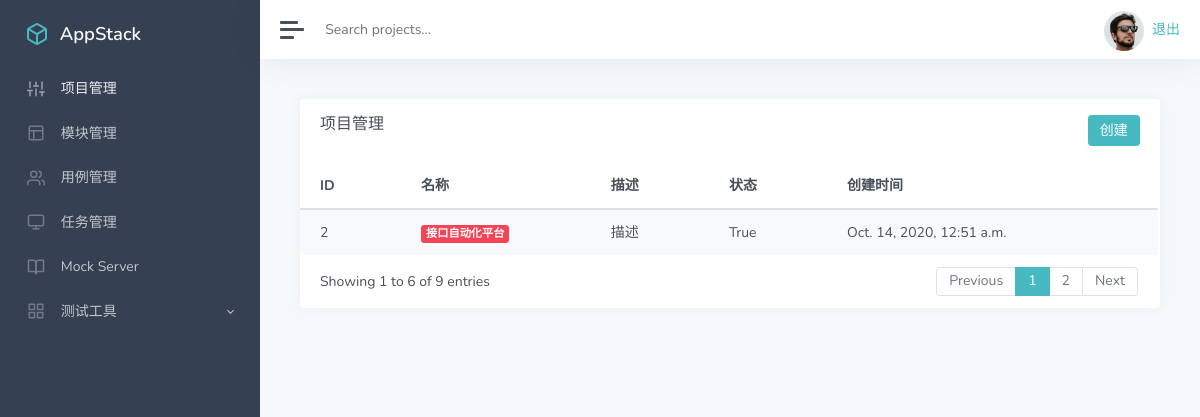
Page /manage/ (signed in) on the earlier database version.
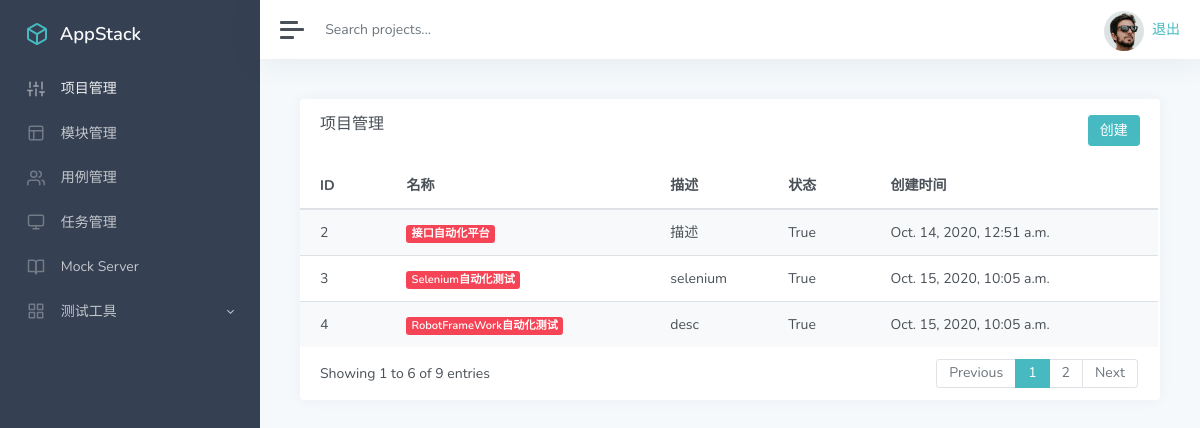
Same page on the later database version.
### app_manage/models.py (models this page shows)
class Project(models.Model):
    name = models.CharField('名称',max_length=100,blank=False,default='')
    describe = models.TextField('描述',default='')
    status = models.BooleanField('状态',default=True)
    update_time = models.DateTimeField('更新时间',auto_now=True)
    create_time = models.DateTimeField('创建时间',auto_now_add=True)

### app_manage/views.py (the view)
# urls.py: path('',views.manage),  # 跳转至app_manage\views.py文件manage函数
@login_required
def manage(request):
    project_list = Project.objects.all()
    return render(request,'manager.html',{'projects':project_list})

### templates/manager.html (shortened to what this page needs)
<!DOCTYPE html>
<html lang="en">
<head>
    {% load static %}
    <link href='{% static "/css/classic.css" %}' rel='stylesheet' type='text/css'/>
</head>
<body>
<div class="wrapper">
    <nav id="sidebar" class="sidebar">
        <div class="sidebar-content ">
            <a class="sidebar-brand" href="index.html">
                <span class="align-middle">AppStack</span>
            </a>
            <ul class="sidebar-nav">
                <li class="sidebar-item active">
                    <a href="/project/" class="sidebar-link" aria-expanded="true">
                        <span class="align-middle">项目管理</span>
                    </a>
                </li>
                <li class="sidebar-item">
                    <a href="/module/" class="sidebar-link collapsed">
                        <span class="align-middle">模块管理</span>
                    </a>
                </li>
                <li class="sidebar-item">
                    <a href="#auth" class="sidebar-link collapsed">
                        <span class="align-middle">用例管理</span>
                    </a>
                </li>
                <li class="sidebar-item">
                    <a href="#layouts" class="sidebar-link collapsed">
                        <span class="align-middle">任务管理</span>
                    </a>
                </li>
                <li class="sidebar-item">
                    <a href="#documentation" class="sidebar-link collapsed">
                        <span class="align-middle">Mock Server</span>
                    </a>
                </li>
                <li class="sidebar-item">
                    <a href="#ui" data-toggle="collapse" class="sidebar-link collapsed">
                        <span class="align-middle">测试工具</span>
                    </a>
                </li>
            </ul>
        </div>
    </nav>
    <div class="main">
        <nav class="navbar navbar-expand navbar-light bg-white">
            <a class="sidebar-toggle d-flex mr-2">
                <i class="hamburger align-self-center"></i>
            </a>
            <form class="form-inline d-none d-sm-inline-block">
                <input class="form-control form-control-no-border mr-sm-2" type="text" placeholder="Search projects..."
                       aria-label="Search">
            </form>
            <div class="navbar-collapse collapse">
                <ul class="navbar-nav ml-auto">
                    <li class="nav-item dropdown">
                        <a href="#" data-toggle="dropdown">
                            <img src="{% static '/img/avatar.jpg' %}" class="avatar img-fluid rounded-circle mr-1"
                                 alt="Chris Wood">
                            <a href="/logout/">退出</a>
                        </a>
                    </li>
                </ul>
            </div>
        </nav>
        <main class="content">
            <div class="container-fluid p-0">
                <div class="row">
                    <div class="col-12 col-lg-12 d-flex">
                        <div class="card flex-fill">
                            <div class="card-header">
                                <h5 class="card-title mb-0" style="float:left">项目管理</h5>
                                <button type="button" onclick="add()" class="btn btn-primary" style="float:right">创建</button>
                            </div>
                            <div id="datatables-dashboard-products_wrapper"
                                 class="dataTables_wrapper dt-bootstrap4 no-footer">
                                <div class="row">
                                    <div class="col-sm-12">
                                        <table id="datatables-dashboard-products"
                                               class="table table-striped my-0 dataTable no-footer" role="grid"
                                               aria-describedby="datatables-dashboard-products_info"
                                               style="
                                        width: 100%;
                                        height: 100%;
                                        ">
                                            <thead>
                                            <tr role="row">
                                                <th>ID</th>
                                                <th>名称</th>
                                                <th>描述</th>
                                                <th>状态</th>
                                                <th>创建时间</th>
                                            </tr>
                                            </thead>
                                            <tbody>
                                            {% for p in projects %}
                                            <tr role="row" class="odd">
                                                <td class="sorting_1">{{p.id}}</td>
                                                <td><span class="badge badge-danger">{{p.name}}</span></td>
                                                <td class="d-none d-xl-table-cell">{{p.describe}}</td>
                                                <td class="d-none d-xl-table-cell">{{p.status}}</td>
                                                <td class="d-none d-xl-table-cell">{{p.create_time}}</td>
                                            </tr>
                                            {% endfor %}
                                            </tbody>
                                        </table>
                                    </div>
                                </div>
                                <div class="row">
                                    <div class="col-sm-12 col-md-5">
                                        <div class="dataTables_info" id="datatables-dashboard-products_info"
                                             role="status" aria-live="polite">Showing 1 to 6 of 9 entries
                                        </div>
                                    </div>
                                    <div class="col-sm-12 col-md-7">
                                        <div class="dataTables_paginate paging_simple_numbers"
                                             id="datatables-dashboard-products_paginate">
                                            <ul class="pagination">
                                                <li class="paginate_button page-item previous disabled"
                                                    id="datatables-dashboard-products_previous"><a href="#"
                                                                                                   aria-controls="datatables-dashboard-products"
                                                                                                   data-dt-idx="0"
                                                                                                   tabindex="0"
                                                                                                   class="page-link">Previous</a>
                                                </li>
                                                <li class="paginate_button page-item active"><a href="#"
                                                                                                aria-controls="datatables-dashboard-products"
                                                                                                data-dt-idx="1"
                                                                                                tabindex="0"
                                                                                                class="page-link">1</a>
                                                </li>
                                                <li class="paginate_button page-item "><a href="#"
                                                                                          aria-controls="datatables-dashboard-products"
                                                                                          data-dt-idx="2" tabindex="0"
                                                                                          class="page-link">2</a></li>
                                                <li class="paginate_button page-item next"
                                                    id="datatables-dashboard-products_next"><a href="#"
                                                                                               class="page-link">Next</a>
                                                </li>
                                            </ul>
                                        </div>
                                    </div>
                                </div>
                            </div>
                        </div>
                    </div>
                </div>
            </div>
        </main>
    </div>
</div>
</body>
</html>

Differences in the rows shown:
added Project: id "3", name "Selenium自动化测试", describe "selenium", status "True", create_time "Oct. 15, 2020, 10:05 a.m."
added Project: id "4", name "RobotFrameWork自动化测试", describe "desc", status "True", create_time "Oct. 15, 2020, 10:05 a.m."
